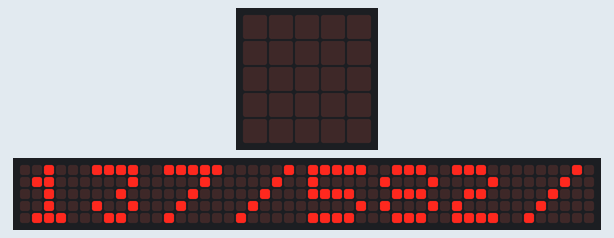
The program below on a simulated BBC micro:bit (MakeCode). On the bench: the board's 5×5 LED display, a strip that is not on the board, showing the scrolling text unrolled. Random numbers come from a fixed seed; the 48×5 strip is a reading aid, not a part: it shows the text the display is scrolling, unrolled, one strip-width of it at a time. At 10.8 s the program stops and its outputs stay as they are.

Above: at 0.1 s.
At 1.3 s:
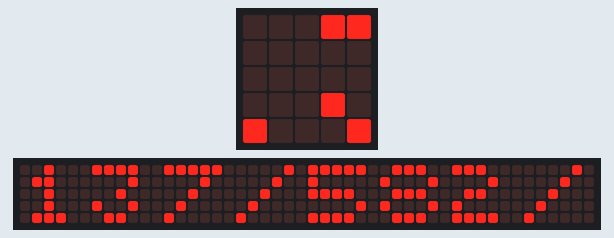
At 2.6 s:
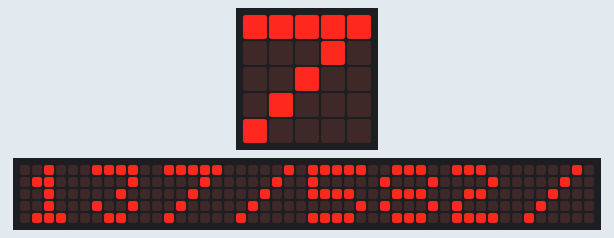
At 5.3 s:
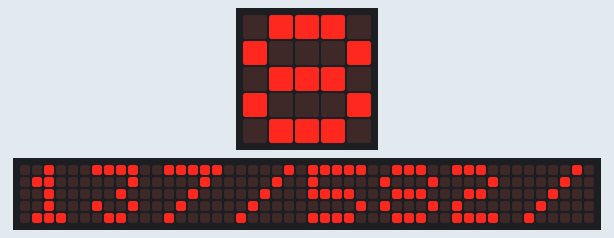
At 7.9 s:
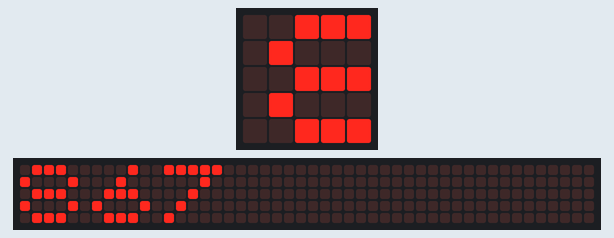
At 10.6 s:
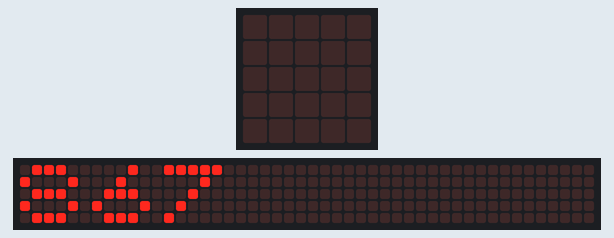

The program:

main.ts
```typescript
let A = randint(0, 1000)
let B = randint(0, 1000)
let C = randint(0, 1000)
if (A < B && A < C) {
    if (B < C) {
        basic.showString("" + A + "/" + B + "/" + C)
    } else {
        basic.showString("" + A + "/" + C + "/" + B)
    }
}
if (B < A && B < C) {
    if (A < C) {
        basic.showString("" + B + "/" + A + "/" + C)
    } else {
        basic.showString("" + B + "/" + C + "/" + A)
    }
}
if (C < A && C < B) {
    if (A < B) {
        basic.showString("" + C + "/" + A + "/" + B)
    } else {
        basic.showString("" + C + "/" + B + "/" + A)
    }
}
```

test.ts
```typescript
// les tests vont ici ; cela ne sera pas compilé si ce paquet est utilisé en tant qu'extension.
```
